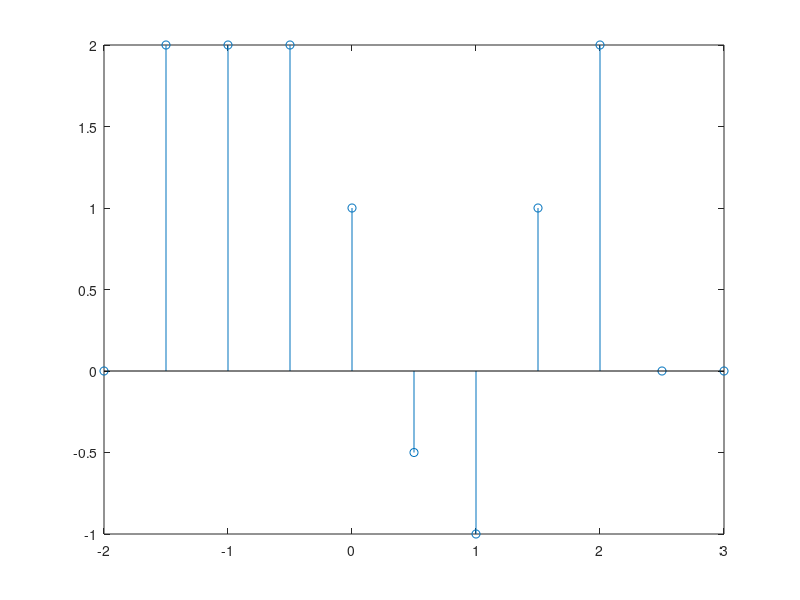

MATLAB code to generate this figure:
clc;
clear all;
close all;
%%
t = -2:0.5:3;
x = zeros(size(t));
for i = 1:length(t);
    p = 1 - 2*t(i);
    if p == -3
        x(i) = 2;
    elseif p == -2
        x(i) = 1;
    elseif p == -1
        x(i) = -1;
    elseif p == 0
        x(i) = -0.5;
    elseif p == 1
        x(i) = 1;
    elseif p >= 2 && p <= 4
        x(i) = 2;
    end;
end;
stem(t, x);